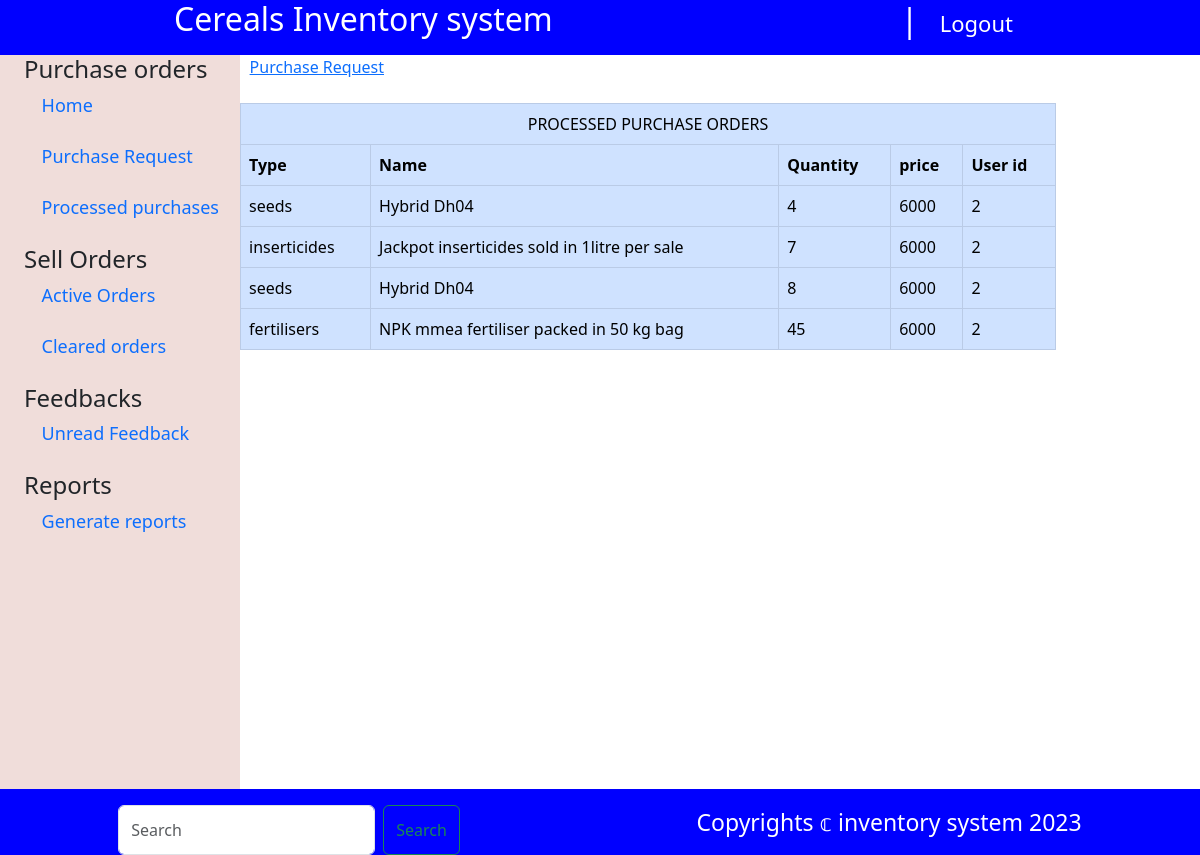
/Admin/purchaseorders.php, run on the app's committed database.
### tables this page shows
CREATE TABLE `purchase` (
  `id` int(10) NOT NULL,
  `type` varchar(255) NOT NULL,
  `name` varchar(255) NOT NULL,
  `quantity` int(10) NOT NULL,
  `price` int(10) NOT NULL,
  `totalprice` int(10) NOT NULL,
  `user_id` int(10) NOT NULL,
  `status` int(1) NOT NULL DEFAULT 0
);

### Admin/purchaseorders.php (the view, shortened to what this page needs)
<?php
include '../connection.php';
?>
<!doctype html>
<html lang="en">
<head>
    <link rel="stylesheet" href="../CSS/style.css">
</head>
<body>
<div style="background: blue;" class="header d-flex justify-content-around align-content-center">
    <h2 class="text-white">Cereals Inventory system </h2>
    <h2 class="text-white"><?php if(isset($_SESSION['username'])){
        }?>| <a  style="font-size:22px;" href="logout.php" class="btn text-white">Logout</a></h2>
</div>
<div class="mainbody d-flex">
    <div class="sidebar">
        <div class="form-group ms-4">
            <h4>Purchase orders</h4>
            <div class="link">
                <span class="">   <a href="index.php">Home</a></span><br><br>
                <span class="">   <a href="purchase.php">Purchase Request</a></span><br><br>
                <span class="my-5">   <a href="purchaseorders.php">Processed purchases</a></span><br><br>
            </div>
        </div>
        <div class="form-group ms-4">
            <h4>Sell Orders</h4>
            <div class="link">
                <span class="">   <a href="sale.php" >Active Orders</a></span><br><br>
                <span class="my-5">   <a href="saleorders.php" >Cleared orders</a></span><br><br>
            </div>
        </div>
        <div class="form-group ms-4">
            <h4>Feedbacks</h4>
            <div class="link">
                <span class="">   <a href="feedback.php">Unread Feedback</a></span><br><br>
            </div>
        </div>
        <div class="form-group ms-4">
            <h4>Reports</h4>
            <div class="link">
                <span class="">   <a href="reports.php" >Generate reports</a></span><br><br>
            </div>
        </div>
    </div>
    <div class="main_content">
        <span class="">   <a href="purchase.php">Purchase Request</a></span><br><br>
        <table class="table table-responsive-sm table-primary table-hover table-bordered">
            <thead>
            <tr><td class="text-center text-uppercase" colspan="7">Processed purchase orders</td></tr>
            <tr>
                <th>Type</th>
                <th>Name</th>
                <th>Quantity</th>
                <th>price</th>
                <th>User id</th>
            </tr>
            </thead>
            <tbody>
            <?php
            $ordered_food="select * from purchase where status='1'";
            $ordered_foodrun=mysqli_query($conn,$ordered_food);
            while($rows=mysqli_fetch_assoc($ordered_foodrun)){
                ?>
                <tr>
                    <td><?php echo $rows['type']?></td>
                    <td><?php echo $rows['name']?></td>
                    <td><?php echo $rows['quantity']?></td>
                    <td><?php echo $rows['price']?></td>
                    <td><?php echo $rows['user_id']?></td>
                </tr>
                <?php
            }
            ?>
            </tbody>
        </table>
    </div>
</div>
<div style="background: blue; position: fixed;bottom: 0px; width: 100%;" class="header d-flex justify-content-around align-content-center pt-3">
    <form class="d-flex" role="search">
        <input class="form-control me-2" type="search" placeholder="Search" aria-label="Search">
        <button class="btn btn-outline-success" type="submit">Search</button>
    </form>
    <p style="color: white; font-size: 23px;">Copyrights &copf; inventory system 2023</p>
</div>
</body>
</html>

### Admin/purchaseorders.php (style rules this page uses)
.sidebar { width:20vw;height:100vh;background:#F0DDDA; }
.main_content { width:68vw;height:100vh; }
.link a { text-decoration: none; font-size: 18px; padding: 0.5rem; }
span { padding: 0.6rem; }

### data on the page
purchase: type "seeds", name "Hybrid Dh04", quantity "4", price "6000", user "2"
purchase: type "inserticides", name "Jackpot inserticides sold in 1litre per sale", quantity "7", price "6000", user "2"
purchase: type "seeds", name "Hybrid Dh04", quantity "8", price "6000", user "2"
purchase: type "fertilisers", name "NPK mmea fertiliser packed in 50 kg bag", quantity "45", price "6000", user "2"
